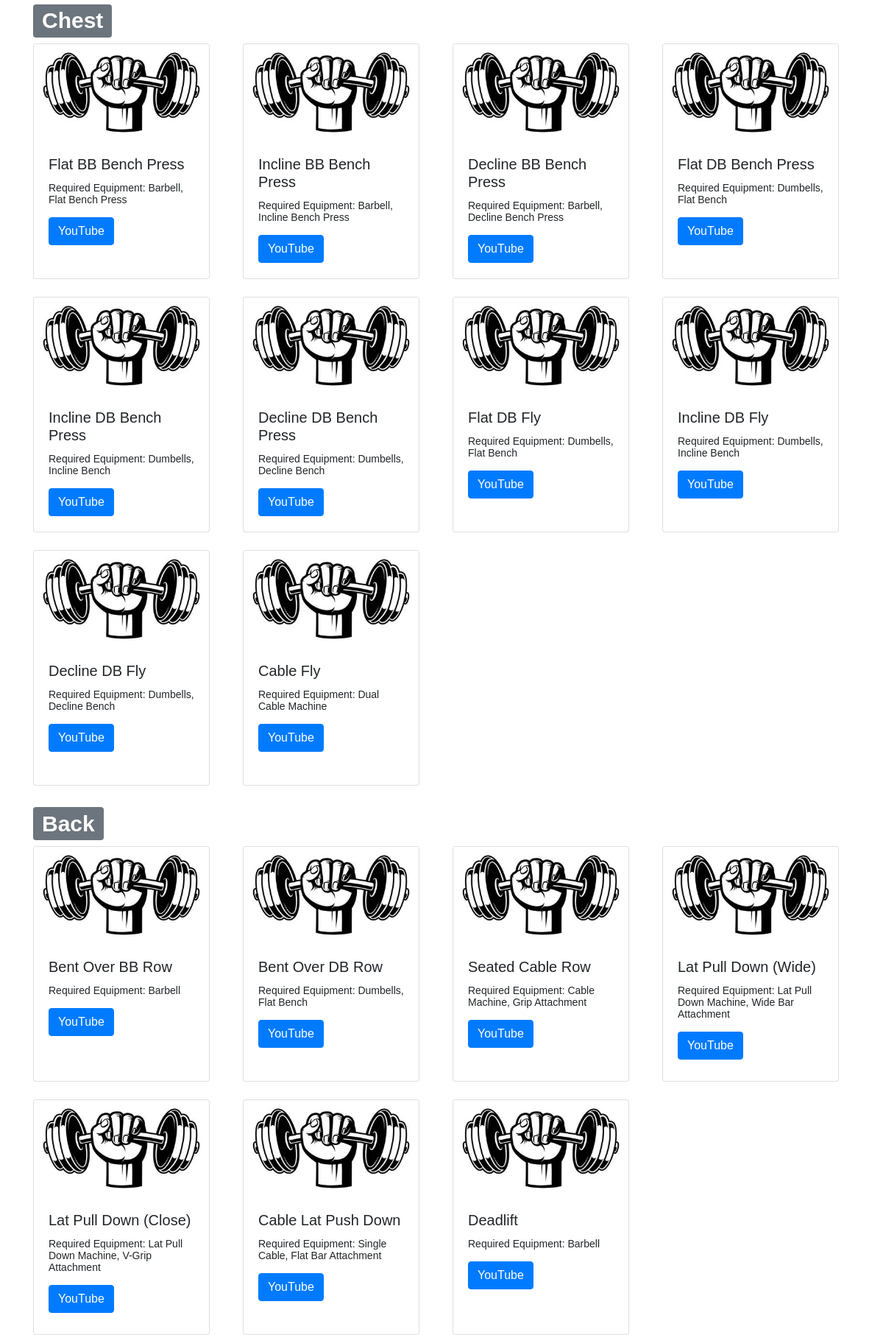
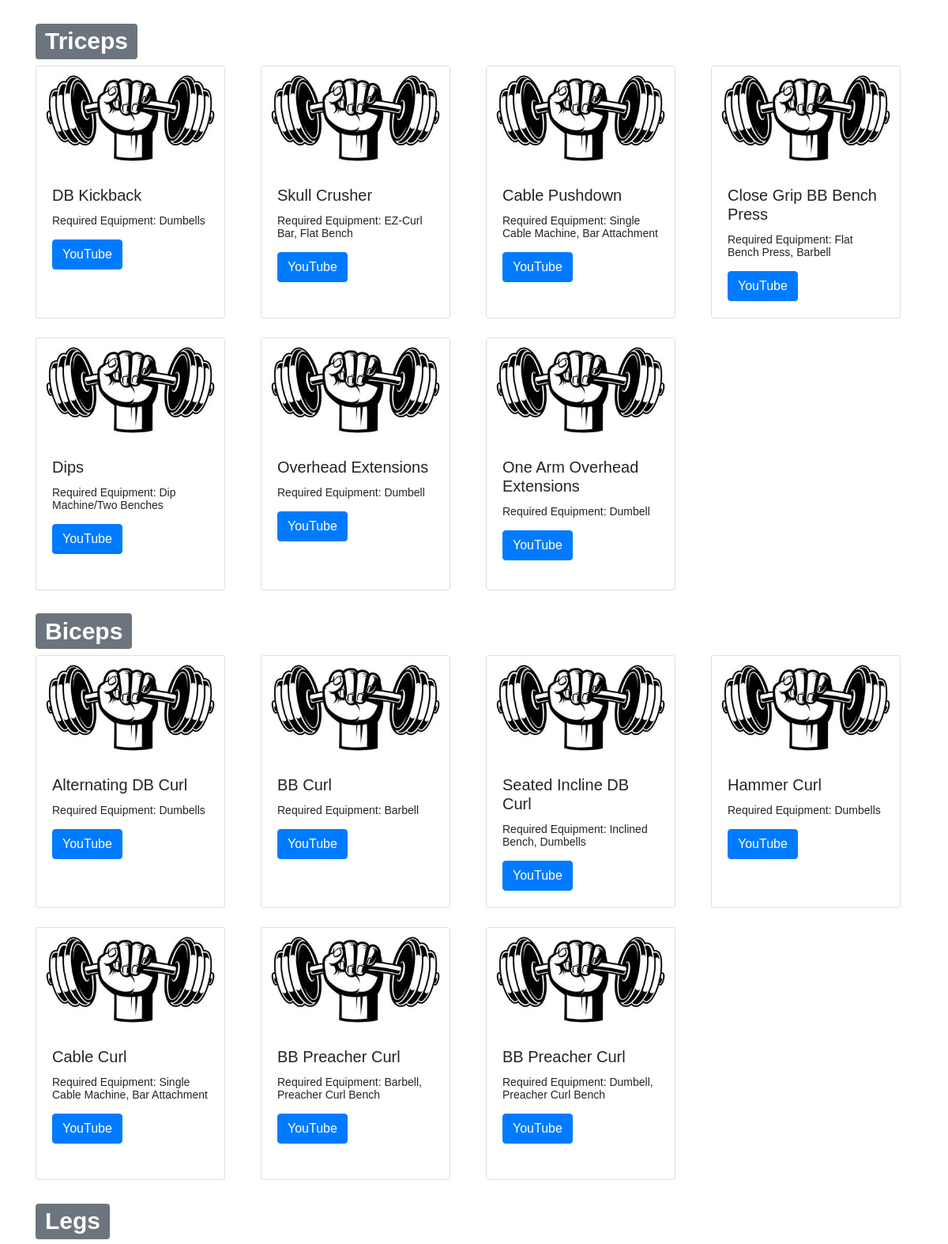
Page /exercise-library.php (signed in, upper part) on the committed database (2 pictures, top to bottom).
### tables this page shows
CREATE TABLE exercises(
    exID INT NOT NULL AUTO_INCREMENT,
    name VARCHAR(50),
    muscleGroup VARCHAR(20),
    equipment VARCHAR(100),
    videoURL VARCHAR(255),
    imagePath VARCHAR(255),
    PRIMARY KEY (exID)
);

### exercise-library.php (the view, shortened to what this page needs)
<!DOCTYPE html>
<html lang="en">
<head>
    <link rel="stylesheet" href="https://maxcdn.bootstrapcdn.com/bootstrap/4.0.0/css/bootstrap.min.css">
</head>
<body>
<div class="container">
<?php
require_once('config.php');
$sql = "SELECT * FROM exercises";
$stmt = $pdo->prepare($sql);
$stmt->execute();
$data = $stmt->fetchAll(PDO::FETCH_ASSOC);
$currentMuscle = $data[0]['muscleGroup'];
    echo '<h1><span class="badge badge-secondary">';
    echo $currentMuscle;
    echo '</span></h1>';
    echo "<div class=\"row\">";
for($i = 0; $i < count($data); $i++) {
    if($currentMuscle != $data[$i]['muscleGroup']) {
        $currentMuscle = $data[$i]['muscleGroup'];
        echo "</div>";
        echo '<h1><span class="badge badge-secondary">';
        echo $currentMuscle;
        echo '</span></h1>';
        echo "<div class=\"row\">";
    }
    echo "<div class=\"col-lg-3 mb-4\">";
    echo "<div class=\"card\" style=\"width: 15rem; height: 20rem;\">
    <img src=\"muscleGroupImages\\dumbbell.jpg\" class=\"card-img-top\" alt=\"...\">
    <div class=\"card-body\">
      <h5 class=\"card-title\">{$data[$i]['name']}</h5>
      <p class=\"card-text\">Required Equipment: {$data[$i]['equipment']}</p>
      <a href=\"{$data[$i]['videoURL']}\" class=\"btn btn-primary\" target=\"_blank\">YouTube</a>
    </div>
  </div>";
  echo '</div>';
}
echo '</div>';
?>
</div>
</body>
</html>

### exercise-library.php (style rules this page uses)
body { font: 14px sans-serif; }

### rows in the picture
exercises: muscleGroup "Chest", name "Flat BB Bench Press", equipment "Barbell, Flat Bench Press"
exercises: name "Incline BB Bench Press", equipment "Barbell, Incline Bench Press"
exercises: name "Decline BB Bench Press", equipment "Barbell, Decline Bench Press"
exercises: name "Flat DB Bench Press", equipment "Dumbells, Flat Bench"
exercises: name "Incline DB Bench Press", equipment "Dumbells, Incline Bench"
exercises: name "Decline DB Bench Press", equipment "Dumbells, Decline Bench"
exercises: name "Flat DB Fly", equipment "Dumbells, Flat Bench"
exercises: name "Incline DB Fly", equipment "Dumbells, Incline Bench"
exercises: name "Decline DB Fly", equipment "Dumbells, Decline Bench"
exercises: name "Cable Fly", equipment "Dual Cable Machine"
exercises: muscleGroup "Back", name "Bent Over BB Row", equipment "Barbell"
exercises: name "Bent Over DB Row", equipment "Dumbells, Flat Bench"
exercises: name "Seated Cable Row", equipment "Cable Machine, Grip Attachment"
exercises: name "Lat Pull Down (Wide)", equipment "Lat Pull Down Machine, Wide Bar Attachment"
exercises: name "Lat Pull Down (Close)", equipment "Lat Pull Down Machine, V-Grip Attachment"
exercises: name "Cable Lat Push Down", equipment "Single Cable, Flat Bar Attachment"
exercises: name "Deadlift", equipment "Barbell"
exercises: muscleGroup "Triceps", name "DB Kickback", equipment "Dumbells"
exercises: name "Skull Crusher", equipment "EZ-Curl Bar, Flat Bench"
exercises: name "Cable Pushdown", equipment "Single Cable Machine, Bar Attachment"
exercises: name "Close Grip BB Bench Press", equipment "Flat Bench Press, Barbell"
exercises: name "Dips", equipment "Dip Machine/Two Benches"
exercises: name "Overhead Extensions", equipment "Dumbell"
exercises: name "One Arm Overhead Extensions", equipment "Dumbell"
exercises: muscleGroup "Biceps", name "Alternating DB Curl", equipment "Dumbells"
exercises: name "BB Curl", equipment "Barbell"
exercises: name "Seated Incline DB Curl", equipment "Inclined Bench, Dumbells"
exercises: name "Hammer Curl", equipment "Dumbells"
exercises: name "Cable Curl", equipment "Single Cable Machine, Bar Attachment"
exercises: name "BB Preacher Curl", equipment "Barbell, Preacher Curl Bench"
exercises: name "BB Preacher Curl", equipment "Dumbell, Preacher Curl Bench"
exercises: muscleGroup "Legs"
